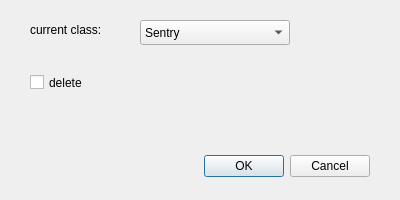
<?xml version="1.0" encoding="UTF-8"?>
<ui version="4.0">
 <class>LabelDialog</class>
 <widget class="QDialog" name="LabelDialog">
  <property name="geometry">
   <rect>
    <x>0</x>
    <y>0</y>
    <width>400</width>
    <height>200</height>
   </rect>
  </property>
  <property name="windowTitle">
   <string>Dialog</string>
  </property>
  <widget class="QDialogButtonBox" name="buttonBox">
   <property name="geometry">
    <rect>
     <x>30</x>
     <y>150</y>
     <width>340</width>
     <height>32</height>
    </rect>
   </property>
   <property name="orientation">
    <enum>Qt::Horizontal</enum>
   </property>
   <property name="standardButtons">
    <set>QDialogButtonBox::Cancel|QDialogButtonBox::Ok</set>
   </property>
  </widget>
  <widget class="QComboBox" name="comboBox">
   <property name="geometry">
    <rect>
     <x>140</x>
     <y>20</y>
     <width>150</width>
     <height>25</height>
    </rect>
   </property>
   <item>
    <property name="text">
     <string>Sentry</string>
    </property>
   </item>
   <item>
    <property name="text">
     <string>1</string>
    </property>
   </item>
   <item>
    <property name="text">
     <string>2</string>
    </property>
   </item>
    <item>
     <property name="text">
      <string>3_small</string>
     </property>
    </item>
    <item>
     <property name="text">
      <string>4_small</string>
     </property>
    </item>
    <item>
     <property name="text">
      <string>5_small</string>
     </property>
    </item>
    <item>
    <property name="text">
     <string>Outpost</string>
    </property>
   </item>
   <item>
    <property name="text">
     <string>Base_small</string>
    </property>
   </item>
   <item>
    <property name="text">
     <string>Base_big</string>
    </property>
   </item>
   <item>
    <property name="text">
     <string>3_big</string>
    </property>
   </item>
    <item>
     <property name="text">
      <string>4_big</string>
     </property>
    </item>
    <item>
     <property name="text">
      <string>5_big</string>
     </property>
    </item>
   
  </widget>
  <widget class="QLabel" name="label">
   <property name="geometry">
    <rect>
     <x>30</x>
     <y>20</y>
     <width>90</width>
     <height>20</height>
    </rect>
   </property>
   <property name="text">
    <string>current class:</string>
   </property>
  </widget>
  <widget class="QCheckBox" name="checkBox">
   <property name="geometry">
    <rect>
     <x>30</x>
     <y>70</y>
     <width>90</width>
     <height>25</height>
    </rect>
   </property>
   <property name="text">
    <string>delete</string>
   </property>
  </widget>
 </widget>
 <resources/>
 <connections>
  <connection>
   <sender>buttonBox</sender>
   <signal>accepted()</signal>
   <receiver>LabelDialog</receiver>
   <slot>accept()</slot>
   <hints>
    <hint type="sourcelabel">
     <x>248</x>
     <y>254</y>
    </hint>
    <hint type="destinationlabel">
     <x>157</x>
     <y>274</y>
    </hint>
   </hints>
  </connection>
  <connection>
   <sender>buttonBox</sender>
   <signal>rejected()</signal>
   <receiver>LabelDialog</receiver>
   <slot>reject()</slot>
   <hints>
    <hint type="sourcelabel">
     <x>316</x>
     <y>260</y>
    </hint>
    <hint type="destinationlabel">
     <x>286</x>
     <y>274</y>
    </hint>
   </hints>
  </connection>
 </connections>
</ui>
